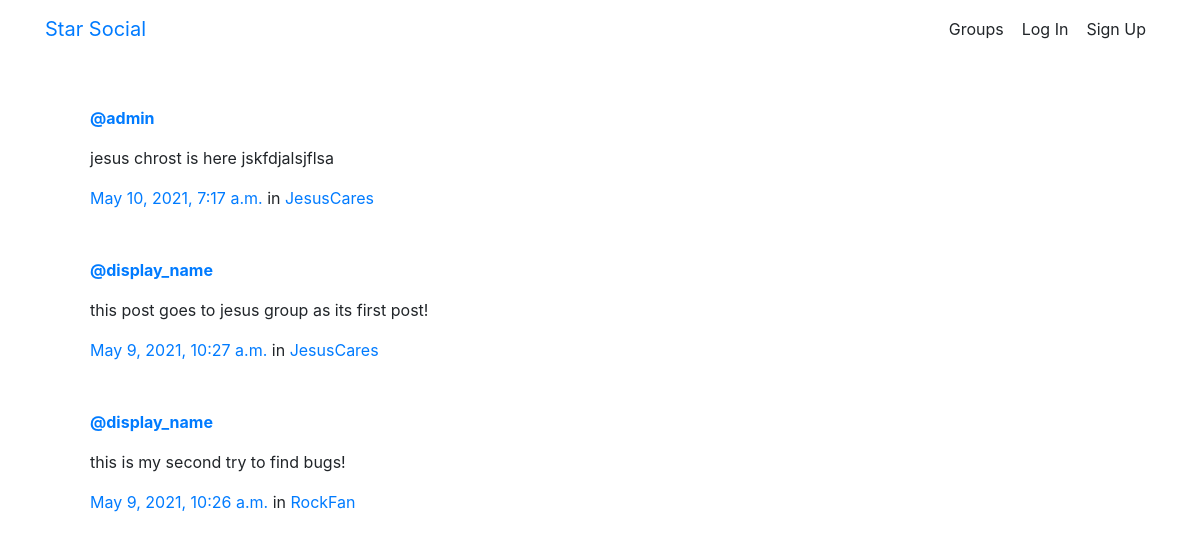
The app's page /posts/, older data.
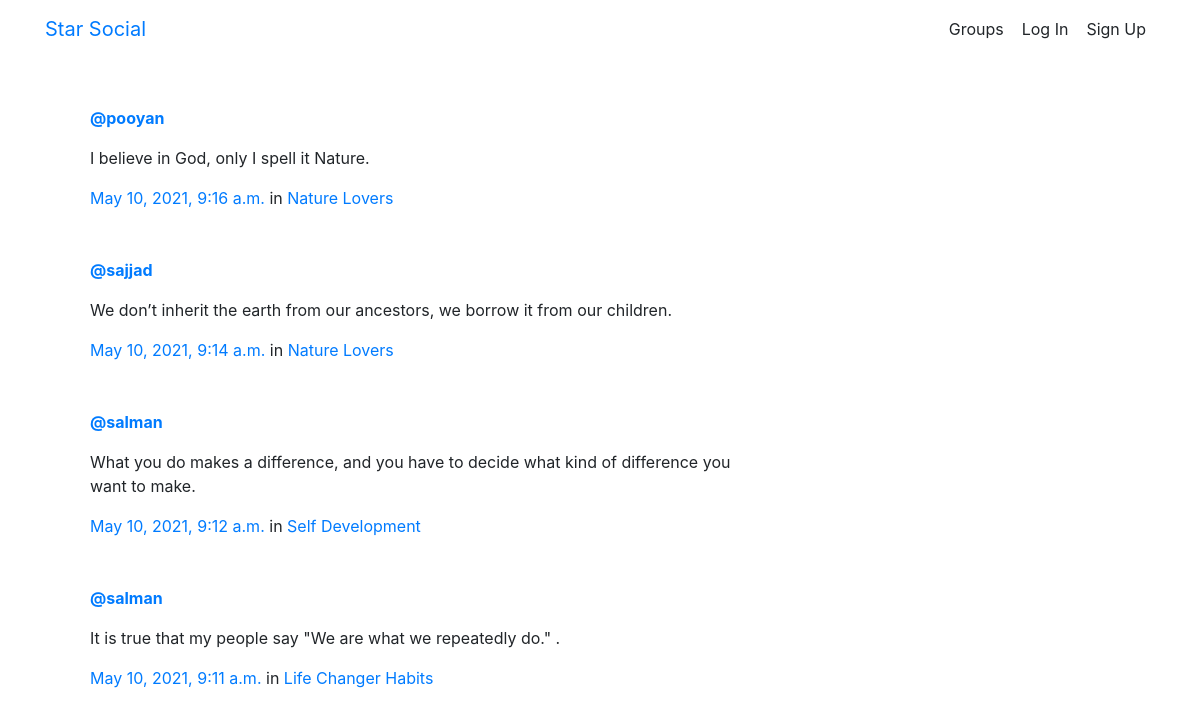
The same page, newer data.
### posts/models.py (models this page shows, shortened)
class Post(models.Model):
    user = models.ForeignKey(User, related_name="posts",on_delete=models.CASCADE)
    created_at = models.DateTimeField(auto_now=True)
    message = models.TextField()
    message_html = models.TextField(editable=False)
    group = models.ForeignKey(Group, related_name="posts",null=True, blank=True,on_delete=models.CASCADE)
    class Meta:
        ordering = ["-created_at"]
        unique_together = ["user", "message"]

### groups/models.py (models this page shows, shortened)
class Group(models.Model):
    name = models.CharField(max_length=255, unique=True)
    slug = models.SlugField(allow_unicode=True, unique=True)
    description = models.TextField(blank=True, default='')
    description_html = models.TextField(editable=False, default='', blank=True)
    members = models.ManyToManyField(User,through="GroupMember")
    class Meta:
        ordering = ["name"]

### posts/views.py (the view)
# urls.py: path('', views.PostList.as_view(), name='all'),
class PostList(SelectRelatedMixin, ListView):
	model = Post
	select_related = ('user', 'group')

### posts/templates/posts/post_list.html (shortened to what this page needs)
{% extends "posts/post_base.html" %}
{% load humanize %}
{% block post_content %}
<div class="col-md-8">
	{% for post in post_list %}
  {% include "posts/_post.html" %}
	{% endfor %}
</div>
{% endblock %}

### posts/templates/posts/_post.html (shortened to what this page needs)
<br>
<br>
<div class="media">
	<div class="media-body container">
		<strong><a href="{% url 'posts:for_user' username=post.user.username %}">@{{ post.user.username }}</a></strong>
		<p>{{ post.message_html|safe }}</p>
			<time class="time">
				<a href="{% url 'posts:single' username=post.user.username pk=post.pk %}">
					{{ post.created_at }}
				</a>
			</time>
			{% if post.group %}
			<span class="group-name">
				in <a href="{% url 'groups:single' slug=post.group.slug %}">{{ post.group.name }}</a>
			</span>
			{% endif %}
	</div>
</div>

Row changes from the older to the newer data that the page shows:
removed Post: user.username "admin", message_html "jesus chrost is here jskfdjalsjflsa", created_at "May 10, 2021, 7:17 a.m.", group.name "JesusCares"
removed Post: user.username "display_name", message_html "this post goes to jesus group as its first post!", created_at "May 9, 2021, 10:27 a.m.", group.name "JesusCares"
removed Post: user.username "display_name", message_html "this is my second try to find bugs!", created_at "May 9, 2021, 10:26 a.m.", group.name "RockFan"
added Post: user.username "pooyan", message_html "I believe in God, only I spell it Nature.", created_at "May 10, 2021, 9:16 a.m.", group.name "Nature Lovers"
added Post: user.username "sajjad", message_html "We don’t inherit the earth from our ancestors, we borrow it from our children.", created_at "May 10, 2021, 9:14 a.m.", group.name "Nature Lovers"
added Post: user.username "salman", message_html "What you do makes a difference, and you have to decide what kind of difference you want to make.", created_at "May 10, 2021, 9:12 a.m.", group.name "Self Development"
added Post: user.username "salman", message_html "It is true that my people say \"We are what we repeatedly do.\" .", created_at "May 10, 2021, 9:11 a.m.", group.name "Life Changer Habits"
